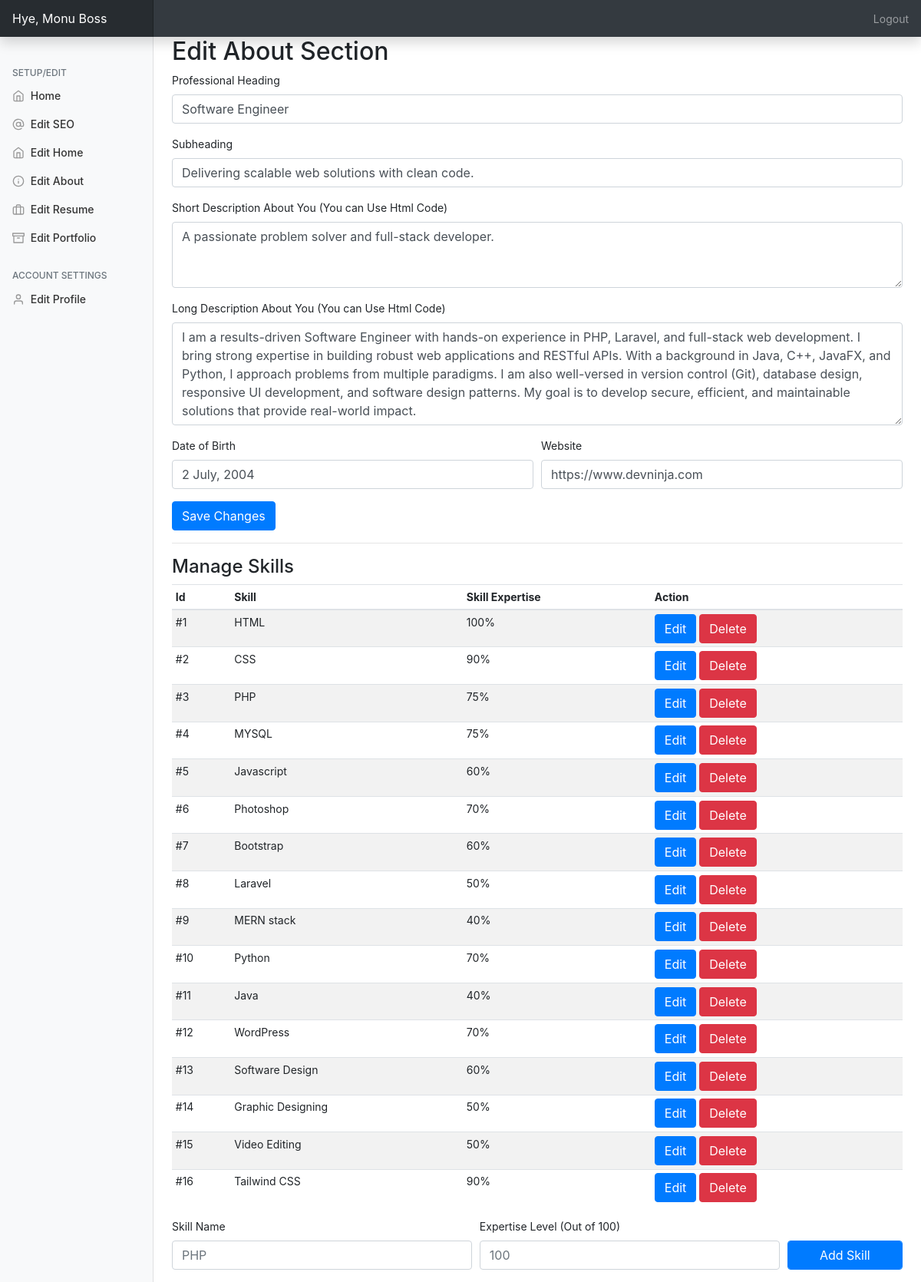
Page /admin/?editabout=true (signed in) on the committed database.
### tables this page shows
CREATE TABLE personal_setup (
  id int(11) NOT NULL,
  profilepic varchar(250) NOT NULL,
  profilepicture varchar(250) NOT NULL,
  name varchar(250) NOT NULL,
  twitter varchar(200) NOT NULL,
  facebook varchar(200) NOT NULL,
  instagram varchar(200) NOT NULL,
  skype varchar(200) NOT NULL,
  linkedin varchar(200) NOT NULL,
  github varchar(200) NOT NULL,
  homewallpaper varchar(200) NOT NULL,
  professions varchar(200) NOT NULL,
  location text NOT NULL,
  mobile varchar(200) NOT NULL,
  emailid varchar(200) NOT NULL
);

CREATE TABLE aboutus_setup (
  id int(11) NOT NULL,
  shortdesc text NOT NULL,
  heading text NOT NULL,
  subheading text NOT NULL,
  longdesc text NOT NULL,
  website varchar(250) NOT NULL,
  dob varchar(250) NOT NULL
);

CREATE TABLE skills (
  id int(11) NOT NULL,
  skill varchar(250) NOT NULL,
  score varchar(250) NOT NULL
);

### admin/php/about.php (the view, shortened to what this page needs)
<h2>Edit About Section</h2>
         <form method="post" action="php/uabout.php">
         <div class="form-row">
             <div class="form-group col-md-12">
    <label for="ptitle">Professional Heading</label>
    <input type="text" name="ptitle" value="<?=$data['heading']?>" class="form-control" id="ptitle" placeholder="Web Developer/PHP Developer">
  </div>
        <div class="form-group col-md-12">
    <label for="psubtitle">Subheading</label>
    <input type="text" name="psubtitle" value="<?=$data['subheading']?>" class="form-control" id="psubtitle" placeholder="Currently Working at Hedkey Pvt. Ltd.">
  </div>
    <div class="form-group col-md-12">
    <label for="exampleFormControlTextarea1">Short Description About You (You can Use Html Code)</label>
    <textarea class="form-control" name="shortdesc" id="exampleFormControlTextarea1" rows="3" placeholder="I am ambitious and driven. I thrive on challenge and constantly set goals for myself, so I have something to strive towards. I'm not comfortable with settling, and I'm always looking for an opportunity to do better and achieve greatness. In my previous role, I was promoted three times in less than two years."><?=$data['shortdesc'];?></textarea>
  </div>
        <div class="form-group col-md-12">
    <label for="exampleFormControlTextarea1">Long Description About You (You can Use Html Code)</label>
    <textarea class="form-control" id="exampleFormControlTextarea1" rows="5" name="longdesc" placeholder="I am a person who is positive about every aspect of life. There are many things I like to do, to see, and to experience. I like to read, I like to write; I like to think, I like to dream; I like to talk, I like to listen. I like to see the sunrise in the morning, I like to see the moonlight at night; I like to feel the music flowing on my face, I like to smell the wind coming from the ocean. I like to look at the clouds in the sky with a blank mind, I like to do thought experiment when I cannot sleep in the middle of the night. I like flowers in spring, rain in summer, leaves in autumn, and snow in winter. I like to sleep early, I like to get up late; I like to be alone, I like to be surrounded by people. I like country’s peace, I like metropolis’ noise; I like the beautiful west lake in Hangzhou, I like the flat cornfield in Champaign. I like delicious food and comfortable shoes; I like good books and romantic movies. I like the land and the nature, I like people. And, I like to laugh."><?=$data['longdesc'];?>
    </textarea>
  </div>
        <div class="form-group col-md-6">
    <label for="bd">Date of Birth</label>
    <input type="text" name="dob" value="<?=$data['dob']?>" class="form-control" id="dob" placeholder="14 July, 1999">
  </div>
        <div class="form-group col-md-6">
    <label for="website">Website</label>
    <input type="text" name="website" value="<?=$data['website']?>" class="form-control" id="website" placeholder="https://www.devninja.com">
  </div>
         </div>
         <input type="submit" name="save" class="btn btn-primary" value="Save Changes">
         </form>
         <hr>
         <h4 ID="skillsection">Manage Skills</h4>
         <table class="table table-striped table-sm">
          <thead>
            <tr>
              <th>Id</th>
              <th>Skill</th>
              <th>Skill Expertise</th>
              <th>Action</th>
            </tr>
          </thead>
          <tbody>
         <?php
$query2="SELECT * FROM skills";
$queryrun2=mysqli_query($db,$query2);
$count=1;
while($data2=mysqli_fetch_array($queryrun2)){
    ?>
     <tr>
          <td>#<?=$count?></td>
              <td><?=$data2['skill']?></td>
         <td><?=$data2['score']?>%</td>
         <td><button type="button" class="btn btn-primary" data-toggle="modal" data-target="#modal<?=$data2['id']?>">
  Edit
</button> <a href="php/supdate.php?del=<?=$data2['id']?>"><button type="button" class="btn btn-danger" data-toggle="modal" data-target="#exampleModal">
  Delete
             </button></a></td>
            </tr>
         <?php $count++;
} ?>
             </tbody></table>
             <form action="php/supdate.php" method="post">
                 <div class="form-row">
                     <div class="form-group col-md-5">
    <label for="sn">Skill Name</label>
    <input type="text" name="skill" class="form-control" id="website" placeholder="PHP" required>
  </div><div class="form-group col-md-5">
    <label for="website">Expertise Level (Out of 100)</label>
    <input type="text" name="score" class="form-control" id="website" placeholder="100" required>
  </div>
   <div class="form-group col-md-2">
     <label class="text-white">submit</label>
      <input type="submit" name="addskill" class="btn btn-primary form-control" value="Add Skill">
   </div>
                 </div>
             </form>

### admin/css/dashboard.css (style rules this page uses)
body { font-size: .875rem; }

### rows in the picture
personal_setup: ptitle "Software Engineer", psubtitle "Delivering scalable web solutions with clean code.", shortdesc "A passionate problem solver and full-stack developer.", longdesc "I am a results-driven Software Engineer with hands-on experience in PHP, Laravel, and full-stack web development. I bring strong expertise in building robust web applications and RESTful APIs. With a background in Java, C++, JavaFX, and Python, I approach problems from multiple paradigms. I am also well-versed in version control (Git), database design, responsive UI development, and software design patterns. My goal is to develop secure, efficient, and maintainable solutions that provide real-world impact.", dob "2 July, 2004", website "https://www.devninja.com"
skills: skill "HTML", score "100"
skills: skill "CSS", score "90"
skills: skill "PHP", score "75"
skills: skill "MYSQL", score "75"
skills: skill "Javascript", score "60"
skills: skill "Photoshop", score "70"
skills: skill "Bootstrap", score "60"
skills: skill "Laravel", score "50"
skills: skill "MERN stack", score "40"
skills: skill "Python", score "70"
skills: skill "Java", score "40"
skills: skill "WordPress", score "70"
skills: skill "Software Design", score "60"
skills: skill "Graphic Designing", score "50"
skills: skill "Video Editing", score "50"
skills: skill "Tailwind CSS", score "90"

### other values in the picture
$_SESSION['username'] "Monu Boss"
